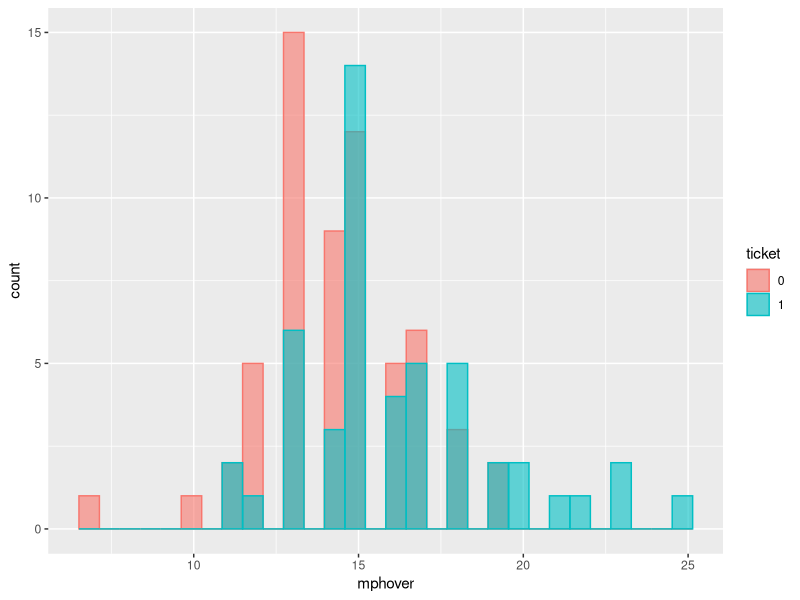
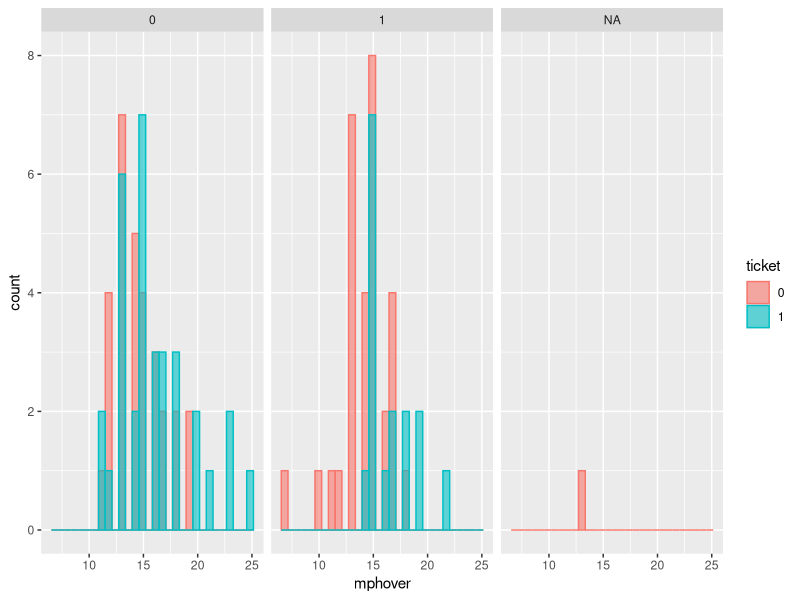

The R source for these figures, in order:
## ---- chunk 1
knitr::opts_chunk$set(echo = TRUE)
## ---- chunk 2
library(tidyverse)
## ---- chunk 3
boston <- read_csv("boston.csv")
## ---- chunk 4
#View(boston) ## this is a comment
names(boston)
dim(boston)
head(boston)
str(boston)
## ---- chunk 5
## continuous
boston %>% select(mph) %>% summary()
boston %>% select(mphover) %>% summary()
## ---- chunk 6
## discrete
boston %>% select(sex) %>% table()
boston %>% select(race) %>% table()
boston %>% select(daynight) %>% table()
boston %>% select(ticket) %>% table()
## ---- chunk 7
## two-table
boston %>% select(sex, race) %>% table()
boston %>% select(sex, ticket) %>% table()
boston %>% select(race, ticket) %>% table() 
## ---- chunk 8
boston %>%
  group_by(sex) %>%
  summarise(meanSpeeding = mean(mphover))
boston %>%
  group_by(daynight) %>%
  summarise(meanSpeeding = mean(mphover))
boston %>%
  group_by(ticket) %>%
  summarise(meanSpeeding = mean(mphover), minSpeeding = min(mphover), maxSpeeding = max(mphover))

## two way
boston %>% group_by(ticket, zone) %>% summarise(count = n()) %>% arrange(zone)
## ---- chunk 9
## make ticket factor
class(boston$ticket)
boston$ticket <- as.factor(boston$ticket)
class(boston$ticket)
## ---- chunk 10
## group race --> minority

boston <- boston %>% mutate(minority = case_when(
  race == "W" ~ 0,
  race != "W" ~ 1
))

## recode sex --> female

boston <- boston %>% mutate(female = case_when(
  sex == "F" ~ 1,
  sex == "M" ~ 0
)) ## U will become NA

## ---- chunk 11
## mph over by ticket
ggplot(boston, aes(x = mphover, color = ticket, fill = ticket)) +
  geom_histogram(alpha = 0.6, position = "identity")

## three variables
ggplot(boston, aes(x = mphover, color = ticket, fill = ticket)) +
  geom_histogram(alpha = 0.6, position = "identity") + facet_wrap(~female)
## ---- chunk 12
t.test(mphover ~ ticket, data = boston)
## ---- chunk 13
prop.test(table(boston$ticket, boston$female), correct=FALSE) 
